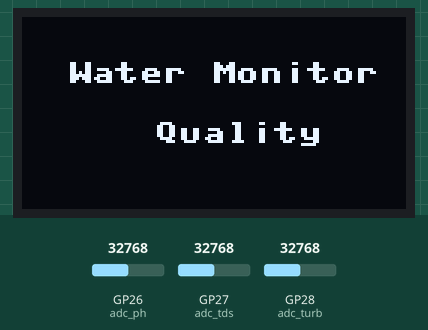
This program was run on a simulated Raspberry Pi Pico running MicroPython. Parts: 128×64 one-colour display. The test bench sets the inputs (shaded band); at power-on: GP26 (adc_ph) = 32768, GP27 (adc_tds) = 32768, GP28 (adc_turb) = 32768 (analog values on the 0–65535 scale). What the program prints to the serial console is not drawn.

Above: at 0.1 s.
At 8.5 s:
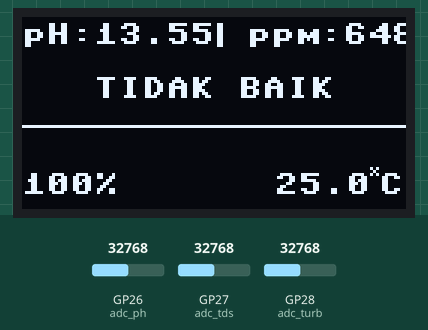

The program:

main.py
```python
"""
Water Quality Monitor - Pico 2
RO Parameters - OLED di GP6(SDA), GP7(SCL)
TDS Recalibrated: 0.800V → 169 ppm
ALL IN ONE
"""

import time
import math
from machine import Pin, ADC, I2C
from micropython import const
import framebuf

# ============================================================
# 📊 DRIVER OLED
# ============================================================

SET_CONTRAST = const(0x81)
SET_ENTIRE_ON = const(0xA4)
SET_NORM_INV = const(0xA6)
SET_DISP = const(0xAE)
SET_MEM_ADDR = const(0x20)
SET_COL_ADDR = const(0x21)
SET_PAGE_ADDR = const(0x22)
SET_DISP_START_LINE = const(0x40)
SET_SEG_REMAP = const(0xA0)
SET_MUX_RATIO = const(0xA8)
SET_COM_OUT_DIR = const(0xC0)
SET_DISP_OFFSET = const(0xD3)
SET_COM_PIN_CFG = const(0xDA)
SET_DISP_CLK_DIV = const(0xD5)
SET_PRECHARGE = const(0xD9)
SET_VCOM_DESEL = const(0xDB)
SET_CHARGE_PUMP = const(0x8D)

class SSD1306(framebuf.FrameBuffer):
    def __init__(self, width, height, i2c, addr=0x3C, external_vcc=False):
        self.width = width
        self.height = height
        self.i2c = i2c
        self.addr = addr
        self.external_vcc = external_vcc
        self.pages = self.height // 8
        self.buffer = bytearray(self.pages * self.width)
        super().__init__(self.buffer, self.width, self.height, framebuf.MONO_VLSB)
        self.init_display()

    def write_cmd(self, cmd):
        self.i2c.writeto(self.addr, bytearray([0x80, cmd]))

    def write_data(self, buf):
        self.i2c.writeto(self.addr, bytearray([0x40]) + buf)

    def init_display(self):
        for cmd in (
            SET_DISP | 0x00, SET_MEM_ADDR, 0x00,
            SET_DISP_START_LINE | 0x00, SET_SEG_REMAP | 0x01,
            SET_MUX_RATIO, self.height - 1,
            SET_COM_OUT_DIR | 0x08, SET_DISP_OFFSET, 0x00,
            SET_COM_PIN_CFG, 0x02 if self.width > 2 * self.height else 0x12,
            SET_DISP_CLK_DIV, 0x80,
            SET_PRECHARGE, 0x22 if self.external_vcc else 0xF1,
            SET_VCOM_DESEL, 0x30, SET_CONTRAST, 0xFF,
            SET_ENTIRE_ON, SET_NORM_INV,
            SET_CHARGE_PUMP, 0x10 if self.external_vcc else 0x14,
            SET_DISP | 0x01,
        ):
            self.write_cmd(cmd)
        self.fill(0)
        self.show()

    def show(self):
        x0, x1 = 0, self.width - 1
        if self.width == 64:
            x0 += 32
            x1 += 32
        self.write_cmd(SET_COL_ADDR)
        self.write_cmd(x0)
        self.write_cmd(x1)
        self.write_cmd(SET_PAGE_ADDR)
        self.write_cmd(0)
        self.write_cmd(self.pages - 1)
        self.write_data(self.buffer)

# ============================================================
# 📊 PARAMETER RO
# ============================================================

PH_MIN = 6.5
PH_MAX = 8.5
TDS_MAX = 200.0
NTU_MAX = 6.0
TEMP_MIN = 20.0
TEMP_MAX = 30.0
NTU_JERNIH_MAX = 5.0

# ============================================================
# 📊 KALIBRASI pH
# ============================================================

V4 = 3.261
PH4 = 4.00

V7 = 2.778
PH7 = 6.86

V9 = 2.387
PH9 = 9.18

def get_ph(volt):
    if volt >= V7:
        ph = PH4 + (PH7 - PH4) * (V4 - volt) / (V4 - V7)
    else:
        ph = PH7 + (PH9 - PH7) * (V7 - volt) / (V7 - V9)

    if volt < 0.1:
        return 7.0

    return max(0, min(14, ph))

# ============================================================
# 📊 KALIBRASI TDS - REKALIBRASI
# ============================================================

# Data kalibrasi:
# 0.50V → 0 ppm (offset)
# 0.800V → 169 ppm (dari data Anda)
# 1.00V → 400 ppm (estimasi)

TDS_OFFSET_VOLT = 0.50
TDS_SLOPE = 169 / (0.800 - 0.50)  # 169 / 0.30 = 563.33

def calculate_tds(voltage, temp=25.0):
    """Konversi voltase ke TDS dengan kalibrasi linear"""
    if voltage <= TDS_OFFSET_VOLT:
        return 0
    tds = TDS_SLOPE * (voltage - TDS_OFFSET_VOLT)

    # Batasi nilai
    if tds < 0:
        tds = 0
    if tds > 9999:
        tds = 9999
    return tds

# ============================================================
# 📊 KALIBRASI TURBIDITY
# ============================================================

NILAI_JERNIH = 2030
NILAI_KERUH = 200
RANGE_NILAI = NILAI_JERNIH - NILAI_KERUH

def adc_to_ntu(adc):
    if adc >= NILAI_JERNIH:
        return 0.0
    elif adc <= NILAI_KERUH:
        return 100.0
    else:
        return (NILAI_JERNIH - adc) * 100.0 / RANGE_NILAI

def get_turbidity_status(ntu):
    if ntu <= 1:
        return "SANGAT JERNIH"
    elif ntu <= 5:
        return "JERNIH"
    elif ntu <= 20:
        return "AGAK KERUH"
    elif ntu <= 50:
        return "KERUH"
    else:
        return "SANGAT KERUH"

# ============================================================
# 🔬 INISIALISASI
# ============================================================

print("🔧 Inisialisasi OLED di GP6(SDA), GP7(SCL)...")
i2c = I2C(1, scl=Pin(7), sda=Pin(6), freq=400000)

devices = i2c.scan()
print(f"  Perangkat I2C: {[hex(d) for d in devices]}")

if 0x3C in devices:
    oled = SSD1306(128, 64, i2c)
    oled_ok = True
    print("  ✅ OLED terdeteksi!")
else:
    oled = None
    oled_ok = False
    print("  ❌ OLED tidak terdeteksi!")

print("🔧 Inisialisasi ADC...")
adc_ph = ADC(Pin(26))
adc_tds = ADC(Pin(27))
adc_turb = ADC(Pin(28))
print("✅ Semua siap!")

# ============================================================
# 🔬 FUNGSI BACA SENSOR
# ============================================================

def baca_ph_avg(samples=30):
    total = 0
    for _ in range(samples):
        total += adc_ph.read_u16()
        time.sleep_ms(2)
    raw = total / samples
    volt = raw * 3.3 / 65535
    ph = get_ph(volt)
    return ph, volt, raw

def baca_tds_avg(samples=30):
    total = 0
    for _ in range(samples):
        total += adc_tds.read_u16()
        time.sleep_ms(2)
    raw = total / samples
    volt = raw * 3.3 / 65535
    tds = calculate_tds(volt, 25.0)
    return tds, volt, raw

def baca_turb_avg(samples=30):
    total = 0
    for _ in range(samples):
        total += adc_turb.read_u16()
        time.sleep_ms(2)
    raw = total / samples
    raw_int = int(raw)
    adc_12bit = raw_int >> 4
    ntu = adc_to_ntu(adc_12bit)
    volt = raw * 3.3 / 65535
    return ntu, volt, raw

# ============================================================
# 📊 LOGIKA LAYAK/TIDAK LAYAK
# ============================================================

def is_water_layak(ph, tds, ntu, temp):
    return (ph >= PH_MIN and ph <= PH_MAX) and \
           (tds <= TDS_MAX) and \
           (ntu <= NTU_MAX) and \
           (temp >= TEMP_MIN and temp <= TEMP_MAX)

def get_unlayak_reason(ph, tds, ntu, temp):
    reasons = []

    if ph < PH_MIN or ph > PH_MAX:
        reasons.append(f"pH ({ph:.2f})")

    if tds > TDS_MAX:
        reasons.append(f"TDS ({tds:.0f} ppm)")

    if ntu > NTU_MAX:
        reasons.append(f"Kekeruhan ({ntu:.1f} NTU)")

    if temp < TEMP_MIN or temp > TEMP_MAX:
        reasons.append(f"Suhu ({temp:.1f}C)")

    if not reasons:
        return "Semua parameter normal"
    return ", ".join(reasons)

# ============================================================
# 📊 HITUNG SKOR = PERSENTASE KEJERNIHAN
# ============================================================

def hitung_persen_jernih(ntu):
    if ntu <= NTU_JERNIH_MAX:
        return 100
    elif ntu >= NTU_MAX:
        return 0
    else:
        persen = 100 - ((ntu - NTU_JERNIH_MAX) / (NTU_MAX - NTU_JERNIH_MAX) * 100)
        return max(0, min(100, int(persen)))

# ============================================================
# 🖥️ TAMPILAN OLED
# ============================================================

def draw_degree(x, y):
    if not oled_ok:
        return
    oled.pixel(x, y, 1)
    oled.pixel(x+2, y, 1)
    oled.pixel(x, y+2, 1)
    oled.pixel(x+2, y+2, 1)
    oled.pixel(x+1, y+1, 1)

def splash_screen():
    if not oled_ok:
        return

    oled.fill(0)
    oled.text("Water Monitor", 15, 15, 1)
    oled.text("   Quality", 20, 35, 1)
    oled.show()
    time.sleep(1.5)

def tampil_oled(ph, tds, layak, skor, temp):
    if not oled_ok:
        return

    oled.fill(0)

    oled.text(f"pH:{ph:.2f}", 0, 2, 1)
    oled.text("|", 62, 2, 1)
    oled.text(f"ppm:{tds:.0f}", 75, 2, 1)

    status_text = "BAIK" if layak else "TIDAK BAIK"
    x = (128 - len(status_text) * 8) // 2
    oled.text(status_text, x, 20, 1)

    oled.hline(0, 36, 128, 1)

    oled.text(f"{skor:.0f}%", 0, 52, 1)

    temp_str = f"{temp:.1f}"
    temp_x = 128 - 44
    oled.text(temp_str, temp_x, 52, 1)
    degree_x = temp_x + (len(temp_str) * 8)
    draw_degree(degree_x, 50)
    oled.text("C", degree_x + 3, 52, 1)

    oled.show()

# ============================================================
# 🕐 STABILISASI
# ============================================================

STABIL_DURASI = 10

def proses_stabilisasi():
    print(f"\n⏳ Stabilisasi {STABIL_DURASI} detik...")
    print("=" * 70)
    print("  Waktu  |   pH   | pH Volt |  TDS  | TDS Volt |  NTU")
    print("=" * 70)

    ph_list = []
    tds_list = []
    ntu_list = []

    for i in range(STABIL_DURASI):
        ph, ph_volt, _ = baca_ph_avg(30)
        tds, tds_volt, _ = baca_tds_avg(30)
        ntu, turb_volt, _ = baca_turb_avg(30)

        ph_list.append(ph)
        tds_list.append(tds)
        ntu_list.append(ntu)

        if i % 2 == 0:
            sisa = STABIL_DURASI - i
            ph_avg = sum(ph_list) / len(ph_list)
            tds_avg = sum(tds_list) / len(tds_list)
            ntu_avg = sum(ntu_list) / len(ntu_list)
            print(f"  t-{sisa:2d}s | {ph_avg:6.2f} |  {ph_volt:.3f}V  | {tds_avg:5.0f} |   {tds_volt:.3f}V  | {ntu_avg:5.1f}")

        time.sleep(0.5)

    ph_akhir = sum(ph_list) / len(ph_list)
    tds_akhir = sum(tds_list) / len(tds_list)
    ntu_akhir = sum(ntu_list) / len(ntu_list)

    print("=" * 70)
    print(f"\n✅ Selesai! pH={ph_akhir:.2f}, TDS={tds_akhir:.0f} ppm, NTU={ntu_akhir:.1f}")
    return ph_akhir, tds_akhir, ntu_akhir

# ============================================================
# 🚀 MAIN PROGRAM
# ============================================================

print("=" * 50)
print("🌊 WATER QUALITY MONITOR")
print(f"pH: {PH_MIN}-{PH_MAX} | TDS: 0-{TDS_MAX:.0f} | NTU: 0-{NTU_MAX:.0f}")
print(f"TDS Calibration: {TDS_OFFSET_VOLT}V → 0 ppm, 0.800V → 169 ppm")
print("=" * 50)

splash_screen()

temp = 25.0

while True:
    try:
        ph, tds, ntu = proses_stabilisasi()

        layak = is_water_layak(ph, tds, ntu, temp)
        alasan = get_unlayak_reason(ph, tds, ntu, temp)
        turb_status = get_turbidity_status(ntu)

        skor = hitung_persen_jernih(ntu)

        tampil_oled(ph, tds, layak, skor, temp)

        print("-" * 50)
        print("📊 HASIL FINAL:")
        print(f"   pH : {ph:.2f}  ({PH_MIN}-{PH_MAX})")
        print(f"   TDS: {tds:.0f} ppm  (0-{TDS_MAX:.0f})")
        print(f"   NTU: {ntu:.1f}  (0-{NTU_MAX:.0f}) - {turb_status}")
        print(f"   Kejernihan: {skor:.0f}%")
        print(f"   Status: {'BAIK ✅' if layak else 'TIDAK BAIK ❌'}")
        if alasan and alasan != "Semua parameter normal":
            print(f"   Alasan: {alasan}")
        print("-" * 50)

        print("\n✅ Selesai! Hasil di OLED.")
        print("Tekan RESET untuk baca ulang.\n")

        while True:
            time.sleep(1)

    except KeyboardInterrupt:
        print("\n🔴 Berhenti")
        break
    except Exception as e:
        print(f"❌ Error: {e}")
        time.sleep(1)
```
